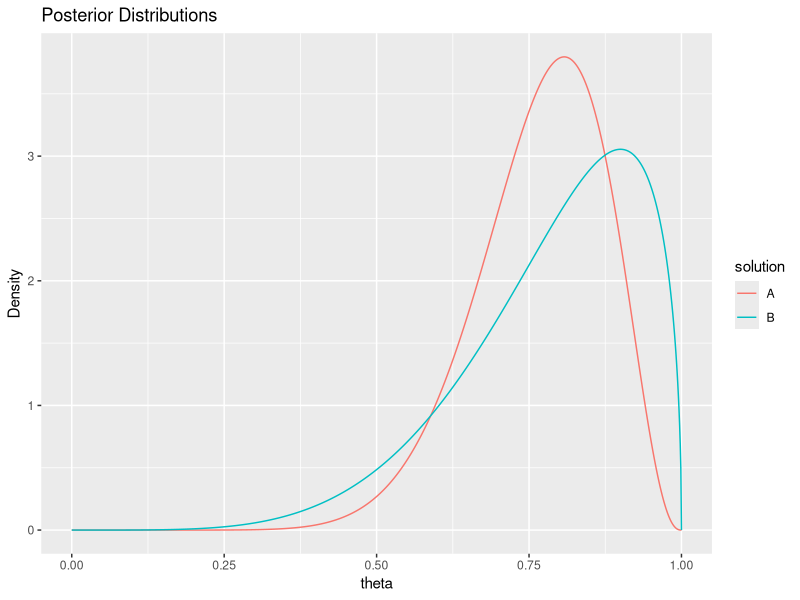

The R script that drew this image:
library(data.table)
library(ggplot2)

#Question 1
theta <- seq(0, 1, length.out = 1000)
post_A <- dbeta(theta, 0.5 + 11, 0.5 + 3)
post_B <- dbeta(theta, 0.5 + 5, 0.5 + 1)
data_A <- data.table(theta = theta, post = post_A, solution = "A")
data_B <- data.table(theta = theta, post = post_B, solution = "B")
data <- rbindlist(list(data_A, data_B))
ggplot(data, aes(x = theta, y = post, group = solution)) + geom_line(aes(color = solution)) + labs(title = "Posterior Distributions", x = "theta", y = "Density")

#Question 2
prob_A <- 1 - pbeta(0.8, 0.5 + 11, 0.5 + 3)
prob_B <- 1 - pbeta(0.8, 0.5 + 5, 0.5 + 1)

#Question 3, P(theta_B - theta_A | y, x)
theta_A <- rbeta(10000, 0.5 + 11, 0.5 + 3)
theta_B <- rbeta(10000, 0.5 + 5, 0.5 + 1)
diff <- theta_B - theta_A
mean(diff > 0)
